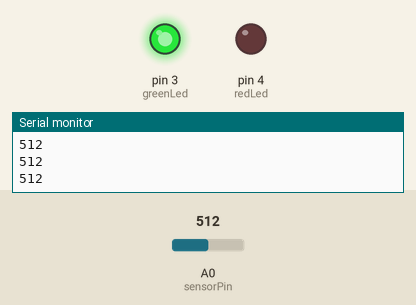
The sketch below on a simulated Arduino Uno, built with avr-gcc and run on an emulated ATmega328P. Parts: output pins drawn as LEDs (lit = HIGH), the last lines printed to the serial monitor. The inputs (shaded band) are chosen by the test bench; at power-on: A0 (sensorPin) = 512.

Above: at 1.7 s.
1.8 s: A0 (sensorPin) set to 584
3.3 s: A0 (sensorPin) set to 610
At 4.1 s:
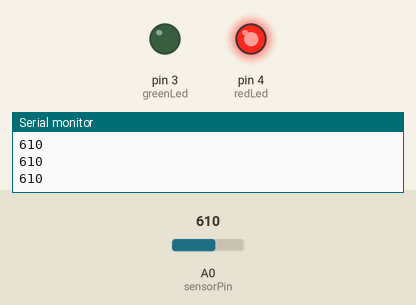
4.8 s: A0 (sensorPin) set to 0
At 5.9 s:
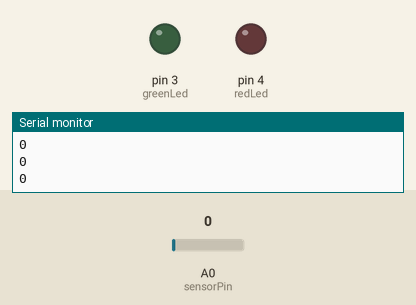
6.3 s: A0 (sensorPin) set to 122
At 7.4 s:
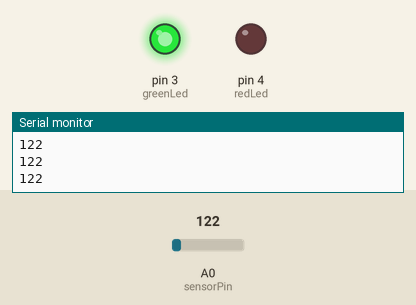
7.8 s: A0 (sensorPin) set to 716
At 9.1 s:
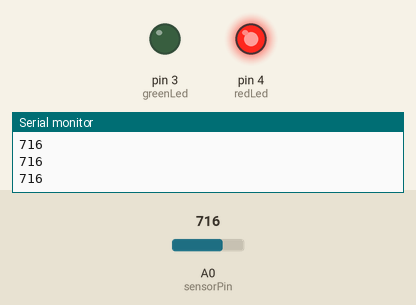
Timing chart, 0 to 10.3 s (numbered marks = the images above; inputs shaded):
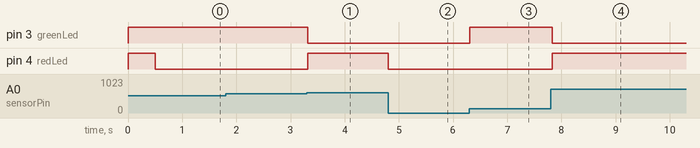

Measured:
- the behaviour switches between 599 and 600 on A0 (sensorPin) (found by bisection; images 0 and 1)
- after the input at 3.3 s, pin 3 (greenLed): HIGH → LOW at once; pin 4 (redLed): LOW → HIGH at once
- after the input at 4.8 s, pin 4 (redLed): HIGH → LOW at once
- after the input at 6.3 s, pin 3 (greenLed): LOW → HIGH at once
- after the input at 7.8 s, pin 3 (greenLed): HIGH → LOW at once; pin 4 (redLed): LOW → HIGH at once

The sketch:

Swallow_Test_1_copy_20260510205835.ino
```cpp
// --- 技术部 V2.0 预警代码 ---

int sensorPin = A0;   // 压力传感器
int greenLed = 3;     // 绿灯接 D3
int redLed = 4;       // 红灯接 D4

// 阈值设定（根据你的传感器灵敏度可以微调）
int touchThreshold = 0.5;  // 只要超过这个数，说明有吞咽动作
int dangerThreshold = 600; // 如果超过这个数，说明压力异常过大（预警）

void setup() {
  Serial.begin(9600);
  pinMode(greenLed, OUTPUT);
  pinMode(redLed, OUTPUT);

  // 系统启动自检：双灯闪烁一下
  digitalWrite(greenLed, HIGH);
  digitalWrite(redLed, HIGH);
  delay(500);
  digitalWrite(greenLed, LOW);
  digitalWrite(redLed, LOW);
}

void loop() {
  int val = analogRead(sensorPin);
  Serial.println(val); // 依然发送数据给电脑，方便观察

  // --- 逻辑判断开始 ---

  if (val > touchThreshold && val < dangerThreshold) {
    // 正常吞咽范围内：亮绿灯
    digitalWrite(greenLed, HIGH);
    digitalWrite(redLed, LOW);
  }
  else if (val >= dangerThreshold) {
    // 压力过大/异常：亮红灯，灭绿灯
    digitalWrite(greenLed, LOW);
    digitalWrite(redLed, HIGH);
  }
  else {
    // 没动作：全灭
    digitalWrite(greenLed, LOW);
    digitalWrite(redLed, LOW);
  }

  delay(30); // 采样间隔
}
```
